Frame 1 (no input): blank canvas, image omitted
Frame 60 (the mouse pressed at the canvas centre just before this capture): blank canvas, image omitted
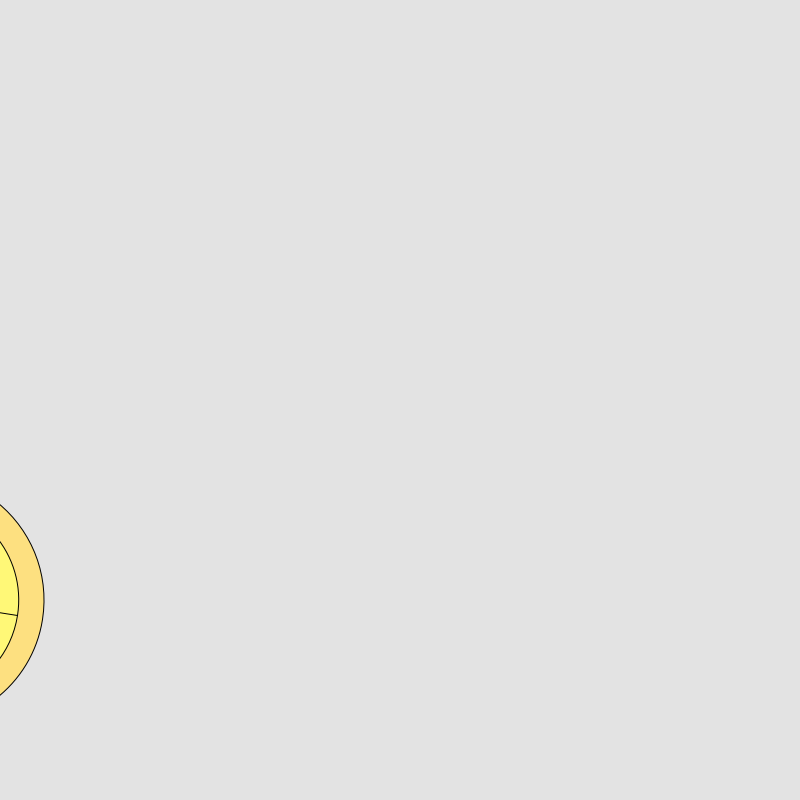
Frame 120 (the mouse held since frame 60 and released just before this capture)

The Processing sketch whose frames 1 and 60 were blank and that drew this single picture after the mouse press (run headless with seeded random() and noise(); from frame 60 on, the mouse is pressed at the canvas centre):

// Processing sketch: Roterende_hjul
// ── Roterende_hjul.pde
int r = 0;

void setup(){
  size(800,800);
  
}

void draw(){
 background(227); 
 println(frameCount);
  pushMatrix();
  translate(-200 + r,600);
  r++;
  if(r>width+330) {
    r=0;

}
  
  rotate(frameCount/4);
 
 
  fill(253,224,128);
  circle(0,0,250);
  
  fill(255,248,119);
  circle(0,0,200);
  line(0,-100,0,100);
  line(-100,0,100,0);
  
  fill(256,0,0);
  circle(10,-50,20);
  circle(15,30,20);
  circle(10,-50,20);
  

  
  
  popMatrix();
  
 
 // sys();
  
  
}



void sys(){
for(int i = 0; i < width; i = i +10){

line(0,i, width, i);
line (i,0 , i , height);

}


}
